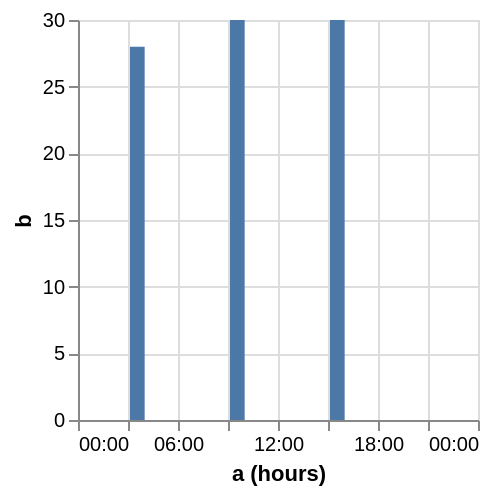

Here is the Vega-Lite specification saved for this chart:
### Vega specification from a JSON file in a GitHub repository (floating-point values rounded to 4 significant figures)
{"$schema": "https://vega.github.io/schema/vega/v5.json", "description": "Customizing time scale domain.", "background": "white", "padding": 5, "width": 200, "height": 200, "style": "cell", "data": [{"name": "source_0", "values": [{"a": "December 17, 1995 03:00:00", "b": 28}, {"a": "December 17, 1995 09:00:00", "b": 30}, {"a": "December 17, 1995 15:00:00", "b": 30}]}, {"name": "data_0", "source": "source_0", "transform": [{"type": "formula", "expr": "toDate(datum[\"a\"])", "as": "a"}, {"field": "a", "type": "timeunit", "units": ["hours"], "as": ["hours_a", "hours_a_end"]}, {"type": "filter", "expr": "(isDate(datum[\"hours_a\"]) || (isValid(datum[\"hours_a\"]) && isFinite(+datum[\"hours_a\"]))) && isValid(datum[\"b\"]) && isFinite(+datum[\"b\"])"}]}], "marks": [{"name": "marks", "type": "rect", "style": ["bar"], "from": {"data": "data_0"}, "encode": {"update": {"fill": {"value": "#4c78a8"}, "ariaRoleDescription": {"value": "bar"}, "description": {"signal": "\"a (hours): \" + (timeFormat(datum[\"hours_a\"], timeUnitSpecifier([\"hours\"], {\"year-month\":\"%b %Y \",\"year-month-date\":\"%b %d, %Y \"}))) + \"; b: \" + (format(datum[\"b\"], \"\"))"}, "x2": [{"test": "!isValid(datum[\"hours_a\"]) || !isFinite(+datum[\"hours_a\"])", "value": 0}, {"scale": "x", "field": "hours_a", "offset": 1}], "x": [{"test": "!isValid(datum[\"hours_a\"]) || !isFinite(+datum[\"hours_a\"])", "value": 0}, {"scale": "x", "field": "hours_a_end"}], "y": {"scale": "y", "field": "b"}, "y2": {"scale": "y", "value": 0}}}}], "scales": [{"name": "x", "type": "time", "domain": {"fields": [{"signal": "{data: datetime(2012, 0, 1, 0, 0, 0, 0)}"}, {"signal": "{data: datetime(2012, 0, 1, 24, 0, 0, 0)}"}]}, "range": [0, {"signal": "width"}]}, {"name": "y", "type": "linear", "domain": {"data": "data_0", "field": "b"}, "range": [{"signal": "height"}, 0], "nice": true, "zero": true}], "axes": [{"scale": "x", "orient": "bottom", "gridScale": "y", "grid": true, "domain": false, "labels": false, "aria": false, "maxExtent": 0, "minExtent": 0, "ticks": false, "zindex": 0}, {"scale": "y", "orient": "left", "gridScale": "x", "grid": true, "tickCount": {"signal": "ceil(height/40)"}, "domain": false, "labels": false, "aria": false, "maxExtent": 0, "minExtent": 0, "ticks": false, "zindex": 0}, {"scale": "x", "orient": "bottom", "grid": false, "title": "a (hours)", "format": {"signal": "timeUnitSpecifier([\"hours\"], {\"year-month\":\"%b %Y \",\"year-month-date\":\"%b %d, %Y \"})"}, "labelFlush": true, "labelOverlap": true, "zindex": 0}, {"scale": "y", "orient": "left", "grid": false, "title": "b", "labelOverlap": true, "tickCount": {"signal": "ceil(height/40)"}, "zindex": 0}], "config": {"projection": {"type": "equalEarth"}}}
